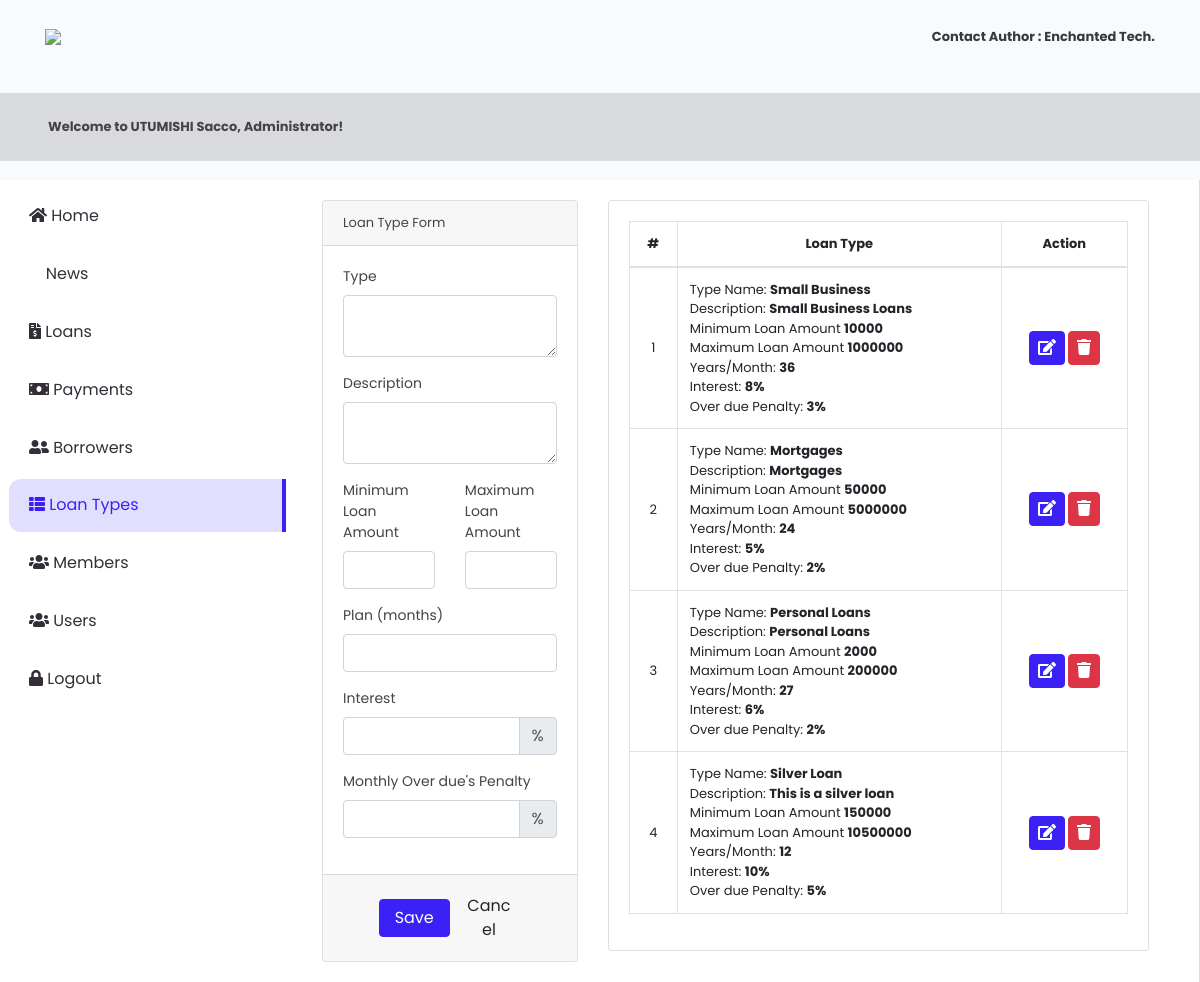
/index.php?page=loan_type (signed in), run on the app's committed database.
### tables this page shows
CREATE TABLE `users` (
  `id` int(30) NOT NULL,
  `name` varchar(200) NOT NULL,
  `contact` text NOT NULL,
  `username` varchar(100) NOT NULL,
  `password` varchar(200) NOT NULL,
  `type` tinyint(1) NOT NULL DEFAULT 2 COMMENT '1=admin , 2 = staff'
);

CREATE TABLE `loan_types` (
  `id` int(30) NOT NULL,
  `type_name` text NOT NULL,
  `description` text NOT NULL,
  `min_amount` float NOT NULL,
  `max_amount` float NOT NULL,
  `months` int(11) NOT NULL,
  `interest_percentage` float NOT NULL,
  `penalty_rate` int(11) NOT NULL
);

### loan_type.php (the view, shortened to what this page needs)
<?php include('db_connect.php');?>
<div class="container-fluid">
	<div class="col-lg-12">
		<div class="row">
			<div class="col-md-4">
			<form action="" id="manage-loan-type">
				<div class="card">
					<div class="card-header">
						   Loan Type Form
				  	</div>
					<div class="card-body">
							<div class="form-group">
								<label class="control-label">Type</label>
								<textarea name="type_name" id="" cols="30" rows="2" class="form-control"></textarea>
							</div>
							<div class="form-group">
								<label class="control-label">Description</label>
								<textarea name="description" id="" cols="30" rows="2" class="form-control"></textarea>
							</div>
							<div class="form-group row">
								<div class="col">
									<label class="control-label">Minimum Loan Amount</label>
									<input type="number" name="min_amount" id="" class="form-control text-right">
								</div>
								<div class="col">
									<label class="control-label">Maximum Loan Amount</label>
									<input type="number" name="max_amount" id="" class="form-control text-right">
								</div>
							</div>
							<div class="form-group">
								<label class="control-label">Plan (months)</label>
								<input type="number" name="months" id="" class="form-control text-right">
							</div>
							<div class="form-group">
								<label class="control-label">Interest</label>
								<div class="input-group">
								  <input type="number" step="any" min="0" max="100" class="form-control text-right" name="interest_percentage" aria-label="Interest">
								  <div class="input-group-append">
								    <span class="input-group-text">%</span>
								  </div>
								</div>
							</div>
							<div class="form-group">
								<label class="control-label">Monthly Over due's Penalty</label>
								<div class="input-group">
								  <input type="number" step="any" min="0" max="100" class="form-control text-right" aria-label="Penalty percentage" name="penalty_rate">
								  <div class="input-group-append">
								    <span class="input-group-text">%</span>
								  </div>
								</div>
							</div>
					</div>
					<div class="card-footer">
						<div class="row">
							<div class="col-md-12">
								<button class="btn btn-primary col-sm-4 offset-md-2"> Save</button>
								<button class="btn btn-default col-sm-4" type="button" onclick="_reset()"> Cancel</button>
							</div>
						</div>
					</div>
				</div>
			</form>
			</div>
			<div class="col-md-8">
				<div class="card">
					<div class="card-body">
						<table class="table table-bordered table-hover">
							<thead>
								<tr>
									<th class="text-center">#</th>
									<th class="text-center">Loan Type</th>
									<th class="text-center">Action</th>
								</tr>
							</thead>
							<tbody>
								<?php
								$i = 1;
								$types = $conn->query("SELECT * FROM loan_types order by id asc");
								while($row=$types->fetch_assoc()):
								?>
								<tr>
									<td class="text-center"><?php echo $i++ ?></td>
									<td class="">
										 <p>Type Name: <b><?php echo $row['type_name'] ?></b></p>
										 <p>Description: <b><?php echo $row['description'] ?></b></p>
										 <p>Minimum Loan Amount <b><?php echo $row['min_amount'] ?></b></p>
										 <p>Maximum Loan Amount <b><?php echo $row['max_amount'] ?></b></p>
										 <p>Years/Month: <b><?php echo $row['months'] ?></b></p>
										 <p>Interest: <b><?php echo $row['interest_percentage']."%" ?></b></p>
										 <p>Over due Penalty: <b><?php echo $row['penalty_rate']."%" ?></b></p>
									</td>
									<td class="text-center">
										<button class="btn btn-primary edit_ltype" type="button" data-id="<?php echo $row['id'] ?>" data-type_name="<?php echo $row['type_name'] ?>" data-description="<?php echo $row['description'] ?>" data-min_amount="<?php echo $row['min_amount'] ?>" data-max_amount="<?php echo $row['max_amount'] ?>" data-months="<?php echo $row['months'] ?>" data-interest_percentage="<?php echo $row['interest_percentage'] ?>" data-penalty_rate="<?php echo $row['penalty_rate'] ?>"><i class="fa fa-edit"></i></button>
										<button class="btn  btn-danger delete_ltype" type="button" data-id="<?php echo $row['id'] ?>"><i class="fa fa-trash"></i></button>
									</td>
								</tr>
								<?php endwhile; ?>
							</tbody>
						</table>
					</div>
				</div>
			</div>
		</div>
	</div>
</div>

### topbar.php (shortened to what this page needs)
<nav class="navbar navbar-light fixed-top" style="padding:0; height: 180px">
	<div class="container-fluid mt-2 mb-2">
		<div class="col-lg-12 d-flex align-items-center justify-content-between">
			<div class="col-md-2 float-left" style="display: flex;">
				<div class="logo">
					<img src="assets/img/logo.png" width="320px">
				</div>
			</div>
			<div class="col-md-6 text-right text-dark">
				<strong><a href="https://www.enchanted-tech.com/" target="a_blank" class="text-dark">Contact Author : Enchanted Tech.</a></strong>
			</div>
		</div>
	</div>
	<div class="flex flex-row justify-between px-12 py-4 w-full bg-[#80808045]">
		<div class="flex justify-item-start">
			<strong>
				<p>Welcome to UTUMISHI Sacco, <?php echo $user['name'] ?>!</p>
			</strong>
		</div>
	</div>
</nav>

### assets/css/style.css (style rules this page uses)
body { font-family: "Poppins", sans-serif; color: #444444; width: 100%; height: calc(100%); font-size: .813rem; background-color: #f9fafe; }
a { color: #1977cc; }
.navbar-light { background: #f9fafe; }
.align-items-center { align-items: center !important; }
label { font-size: 14px; }
.btn-primary { color: #fff; background-color: #3c21f7; border-color: #3c21f7; }
.btn.edit_course, .btn.delete_course, .btn.view_payment, .btn.edit_fees, .btn.delete_fees, .btn.edit_student, .btn.delete_student, .btn.edit_payment, .btn.delete_payment, .btn.delete_loan, .btn.edit_loan, .btn.delete_plan, .btn.edit_plan, .btn.delete_borrower, .btn.edit_borrower, .btn.edit_ltype, .btn.delete_ltype { padding: 4px 8px; }
.table-bordered td, .table-bordered th { white-space: nowrap; }

### index.php (style rules this page uses)
body { background: #80808045; }

### topbar.php (style rules this page uses)
.logo { margin: auto; font-size: 35px; }

### loan_type.php (style rules this page uses)
td { vertical-align: middle !important; }
td p { margin: unset }

### data on the page
users: name "Administrator"
loan_types: type_name "Small Business", description "Small Business Loans", min_amount "10000", max_amount "1000000", months "36", interest_percentage "8", penalty_rate "3"
loan_types: type_name "Mortgages", description "Mortgages", min_amount "50000", max_amount "5000000", months "24", interest_percentage "5", penalty_rate "2"
loan_types: type_name "Personal Loans", description "Personal Loans", min_amount "2000", max_amount "200000", months "27", interest_percentage "6", penalty_rate "2"
loan_types: type_name "Silver Loan", description "This is a silver loan", min_amount "150000", max_amount "10500000", months "12", interest_percentage "10", penalty_rate "5"
